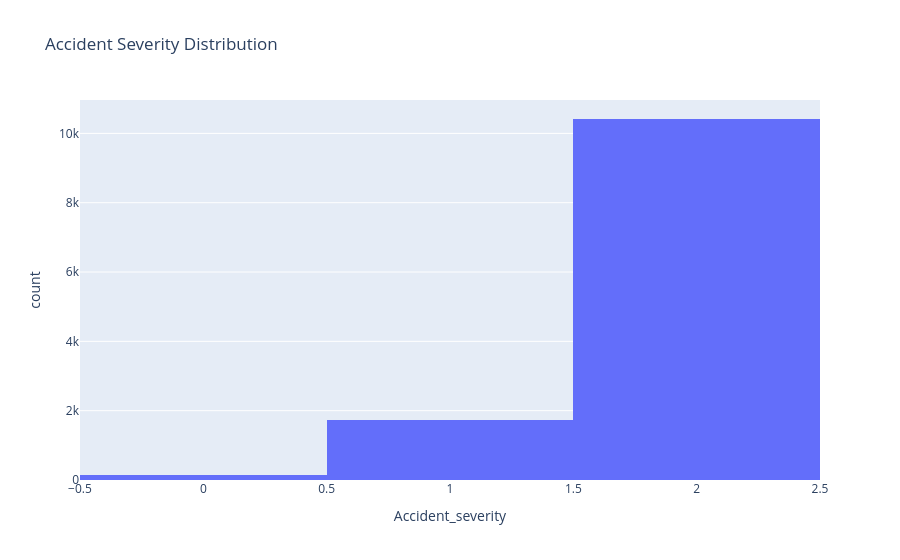

Source (notebook cell):
### Code cell
# Exploratory Data Analysis (EDA)
print("Dataset shape:", df.shape)
print("Missing values:\n", df.isnull().sum())
print("Data types:\n", df.dtypes)

# Correlation heatmap
numeric_df = df.select_dtypes(include=['number'])
corr = numeric_df.corr()
plt.figure(figsize=(10, 8))
plt.imshow(corr, cmap='coolwarm', interpolation='none')
plt.colorbar()
plt.xticks(range(len(corr.columns)), corr.columns, rotation=90)
plt.yticks(range(len(corr.columns)), corr.columns)
plt.title('Correlation Heatmap')
plt.show()

# Distribution of target
fig = px.histogram(df, x='Accident_severity', title='Accident Severity Distribution')
fig.show()

### Figure 1 — Plotly figure (JSON) as saved in the notebook; plotly's stock layout.template omitted (floating-point values rounded to 4 significant figures; data arrays with more than 128 entries replaced by an {"elided": "..."} marker saying what was removed)
{"data": [{"bingroup": "x", "hovertemplate": "Accident_severity=%{x}<br>count=%{y}<extra></extra>", "legendgroup": "", "marker": {"color": "#636efa", "pattern": {"shape": ""}}, "name": "", "orientation": "v", "showlegend": false, "type": "histogram", "x": {"elided": "12316 int values"}, "xaxis": "x", "yaxis": "y"}], "layout": {"barmode": "relative", "legend": {"tracegroupgap": 0}, "title": {"text": "Accident Severity Distribution"}, "xaxis": {"anchor": "y", "domain": [0, 1], "title": {"text": "Accident_severity"}}, "yaxis": {"anchor": "x", "domain": [0, 1], "title": {"text": "count"}}}}
